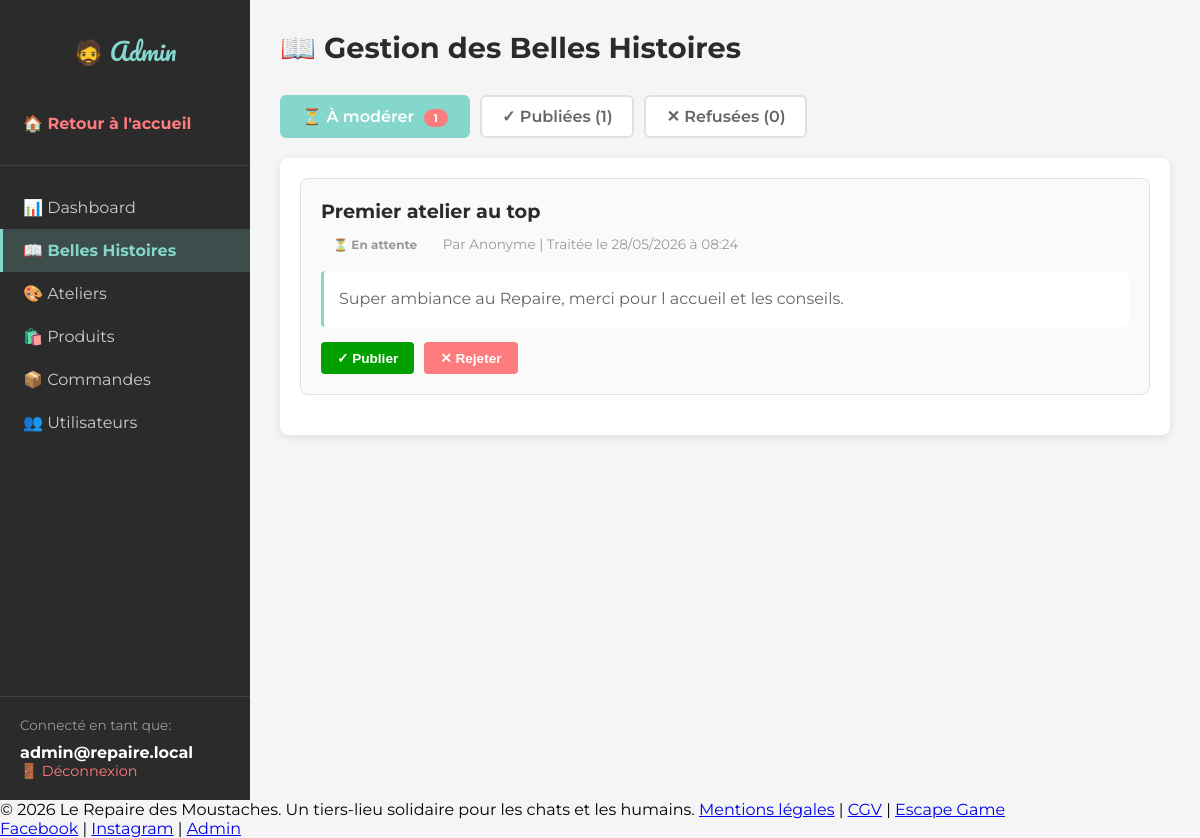
/admin/moderer-histoires.php (signed in), run on the app's committed database.
### tables this page shows
CREATE TABLE belles_histoires (
  id INT AUTO_INCREMENT PRIMARY KEY,
  utilisateur_id INT NOT NULL,
  titre VARCHAR(150) NOT NULL,
  contenu TEXT NOT NULL,
  statut ENUM('en_attente', 'publiee', 'refusee') NOT NULL DEFAULT 'en_attente',
  admin_id INT NULL,
  date_publication DATETIME NOT NULL DEFAULT CURRENT_TIMESTAMP,
  CONSTRAINT fk_histoires_utilisateur
    FOREIGN KEY (utilisateur_id) REFERENCES utilisateurs(id)
    ON UPDATE CASCADE ON DELETE CASCADE,
  CONSTRAINT fk_histoires_admin
    FOREIGN KEY (admin_id) REFERENCES admin_users(id)
    ON UPDATE CASCADE ON DELETE SET NULL
);

### public/admin/moderer-histoires.php (the view, shortened to what this page needs)
<?php
$pdo = getPDO();
$tab = (string) ($_GET['tab'] ?? 'attente');
$statut = match ($tab) {
    'publiees' => 'publiee',
    'refusees' => 'refusee',
    default => 'en_attente',
};
if ($statut === 'en_attente') {
    $tab = 'attente';
}
$stmt = $pdo->prepare('
    SELECT
        bh.id,
        COALESCE(bh.titre, "") AS titre,
        COALESCE(bh.contenu, "") AS contenu,
        bh.statut,
        bh.date_publication,
        COALESCE(u.nom, "") AS nom,
        COALESCE(u.prenom, "Anonyme") AS prenom
    FROM belles_histoires bh
    LEFT JOIN utilisateurs u ON bh.utilisateur_id = u.id
    WHERE bh.statut = ?
    ORDER BY bh.date_publication DESC
');
$stmt->execute([$statut]);
$histoires = $stmt->fetchAll();
$stats = [
    'en_attente' => 0,
    'publiee' => 0,
    'refusee' => 0
];
$stmt = $pdo->query("SELECT statut, COUNT(*) AS count FROM belles_histoires GROUP BY statut");
while ($row = $stmt->fetch()) {
    if (isset($stats[$row['statut']])) {
        $stats[$row['statut']] = (int)$row['count'];
    }
}
?>
<!DOCTYPE html>
<html lang="fr">
<head>
</head>
<body>
    <div class="admin-container">
        <aside class="admin-sidebar">
            <div class="admin-logo">
                <h2>🧔 Admin</h2>
            </div>
            <ul class="admin-menu">
                <li><a href="../index.php" style="color: #FE7B7E; font-weight: 700;">🏠 Retour à l'accueil</a></li>
                <li style="margin-top: 20px; border-top: 1px solid rgba(255, 255, 255, 0.1); padding-top: 20px;"></li>
                <li><a href="dashboard.php">📊 Dashboard</a></li>
                <li><a href="moderer-histoires.php" class="active">📖 Belles Histoires</a></li>
                <li><a href="ateliers.php">🎨 Ateliers</a></li>
                <li><a href="produits.php">🛍️ Produits</a></li>
                <li><a href="commandes.php">📦 Commandes</a></li>
                <li><a href="utilisateurs.php">👥 Utilisateurs</a></li>
            </ul>
            <div class="admin-user-info">
                <p>Connecté en tant que:</p>
                <strong><?php echo htmlspecialchars($_SESSION['admin_email'] ?? '', ENT_QUOTES, 'UTF-8'); ?></strong>
                <a href="../logout.php">🚪 Déconnexion</a>
            </div>
        </aside>
        <main class="admin-main">
            <div class="admin-header">
                <h1>📖 Gestion des Belles Histoires</h1>
            </div>
            <div class="tabs">
                <a href="?tab=attente" class="tab-btn <?php echo $tab === 'attente' ? 'active' : ''; ?>">
                    ⏳ À modérer
                    <?php if ($stats['en_attente'] > 0): ?>
                        <span class="badge"><?php echo $stats['en_attente']; ?></span>
                    <?php endif; ?>
                </a>
                <a href="?tab=publiees" class="tab-btn <?php echo $tab === 'publiees' ? 'active' : ''; ?>">
                    ✓ Publiées (<?php echo $stats['publiee']; ?>)
                </a>
                <a href="?tab=refusees" class="tab-btn <?php echo $tab === 'refusees' ? 'active' : ''; ?>">
                    ✕ Refusées (<?php echo $stats['refusee']; ?>)
                </a>
            </div>
            <div class="section">
                <?php if (empty($histoires)): ?>
                    <div class="empty-state">
                        <?php
                            if ($tab === 'attente') echo 'Aucune histoire en attente de modération. 🎉';
                            elseif ($tab === 'publiees') echo 'Aucune histoire publiée pour le moment.';
                            else echo 'Aucune histoire refusée.';
                        ?>
                    </div>
                <?php else: ?>
                    <?php foreach ($histoires as $histoire): ?>
                        <div class="histoire-card">
                            <h3><?php echo htmlspecialchars($histoire['titre'], ENT_QUOTES, 'UTF-8'); ?></h3>
                            <div class="histoire-meta">
                                <span class="statut-badge statut-<?php echo $histoire['statut']; ?>">
                                    <?php
                                        $statutLabels = [
                                            'en_attente' => '⏳ En attente',
                                            'publiee' => '✓ Publiée',
                                            'refusee' => '✕ Refusées'
                                        ];
                                        echo $statutLabels[$histoire['statut']] ?? $histoire['statut'];
                                    ?>
                                </span>
                                Par <?php echo htmlspecialchars(trim(($histoire['prenom'] ?? '') . ' ' . ($histoire['nom'] ?? '')), ENT_QUOTES, 'UTF-8'); ?>
                                | <?php
                                    echo !empty($histoire['date_publication'])
                                        ? 'Traitée le ' . date('d/m/Y à H:i', strtotime($histoire['date_publication']))
                                        : 'En attente de traitement';
                                ?>
                            </div>
                            <div class="histoire-contenu">
                                <?php echo nl2br(htmlspecialchars($histoire['contenu'], ENT_QUOTES, 'UTF-8')); ?>
                            </div>
                            <div class="actions">
                                <?php if ($histoire['statut'] === 'en_attente'): ?>
                                    <form method="POST" style="display: inline;">
                                        <button type="submit" class="btn btn-success">✓ Publier</button>
                                    </form>
                                    <form method="POST" style="display: inline;" onsubmit="return confirm('Êtes-vous sûr de vouloir rejeter cette histoire ?');">
                                        <button type="submit" class="btn btn-danger">✕ Rejeter</button>
                                    </form>
                                <?php endif; ?>
                            </div>
                        </div>
                    <?php endforeach; ?>
                <?php endif; ?>
            </div>
        </main>
    </div>
    <?php require_once __DIR__ . '/../../includes/footer.php'; ?>
</body>
</html>

### public/admin/moderer-histoires.php (style rules this page uses)
* { margin: 0; padding: 0; box-sizing: border-box; }
body { font-family: 'Montserrat', sans-serif; background: #F5F5F5; }
.admin-container { display: flex; min-height: 100vh; }
.admin-sidebar { width: 250px; background: #2B2B2B; color: white; padding: 30px 0; position: fixed; height: 100vh; overflow-y: auto; }
.admin-logo { padding: 0 20px; margin-bottom: 30px; text-align: center; }
.admin-logo h2 { font-family: 'Pacifico', cursive; color: #85D6CD; font-size: 1.5rem; font-weight: normal; }
.admin-menu { list-style: none; }
.admin-menu li { margin: 0; }
.admin-menu a { display: block; padding: 12px 20px; color: #ccc; text-decoration: none; transition: all 0.3s; border-left: 3px solid transparent; }
.admin-menu a.active { background: rgba(133, 214, 205, 0.2); color: #85D6CD; border-left-color: #85D6CD; font-weight: 700; }
.admin-user-info { padding: 20px; border-top: 1px solid rgba(255, 255, 255, 0.1); margin-top: auto; position: absolute; bottom: 0; width: 100%; }
.admin-user-info p { font-size: 0.85rem; color: #999; margin-bottom: 10px; }
.admin-user-info a { display: block; color: #FE7B7E; text-decoration: none; font-size: 0.9rem; }
.admin-main { flex: 1; margin-left: 250px; padding: 30px; }
.admin-header { margin-bottom: 30px; }
.admin-header h1 { font-size: 1.8rem; color: #2B2B2B; margin-bottom: 20px; }
.tabs { display: flex; gap: 10px; margin-bottom: 20px; flex-wrap: wrap; }
.tab-btn { padding: 10px 20px; background: white; border: 2px solid #E0E0E0; border-radius: 6px; cursor: pointer; font-family: 'Montserrat', sans-serif; font-weight: 600; color: #666; transition: all 0.3s; text-decoration: none; display: inline-block; }
.tab-btn.active { background: #85D6CD; color: white; border-color: #85D6CD; }
.badge { background: #FE7B7E; color: white; padding: 2px 10px; border-radius: 12px; font-size: 0.7rem; font-weight: 700; margin-left: 5px; }
.section { background: white; border-radius: 8px; padding: 20px; box-shadow: 0 2px 8px rgba(0, 0, 0, 0.1); }
.histoire-card { border: 1px solid #E0E0E0; border-radius: 8px; padding: 20px; margin-bottom: 20px; background: #FAFAFA; }
.histoire-card h3 { color: #2B2B2B; margin-bottom: 10px; font-size: 1.2rem; }
.histoire-meta { font-size: 0.85rem; color: #999; margin-bottom: 15px; }
.histoire-contenu { color: #666; line-height: 1.6; margin-bottom: 15px; padding: 15px; background: white; border-radius: 4px; border-left: 3px solid #85D6CD; }
.actions { display: flex; gap: 10px; flex-wrap: wrap; }
.btn { padding: 8px 16px; border: none; border-radius: 4px; cursor: pointer; text-decoration: none; font-size: 0.85rem; font-weight: 700; transition: all 0.3s; display: inline-block; }
.btn-success { background: #00A000; color: white; }
.btn-danger { background: #FE7B7E; color: white; }
.statut-badge { display: inline-block; padding: 4px 12px; border-radius: 20px; font-size: 0.75rem; font-weight: 700; margin-right: 10px; }

### data on the page
belles_histoires: titre "Premier atelier au top", statut "⏳ En attente", nom "Anonyme", date_publication "28/05/2026 à 08:24", contenu "Super ambiance au Repaire, merci pour l accueil et les conseils."

### other printed values
$_SESSION['admin_email'] "admin@repaire.local"
$stats['en_attente'] "1"
$stats['publiee'] "1"
$stats['refusee'] "0"
